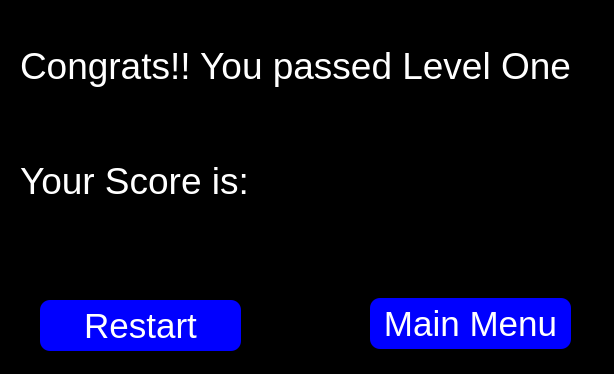
<?xml version="1.0" encoding="UTF-8"?>
<ui version="4.0">
 <class>Dialog</class>
 <widget class="QDialog" name="Dialog">
  <property name="geometry">
   <rect>
    <x>0</x>
    <y>0</y>
    <width>614</width>
    <height>374</height>
   </rect>
  </property>
  <property name="windowTitle">
   <string>Dialog</string>
  </property>
  <widget class="QLabel" name="label">
   <property name="geometry">
    <rect>
     <x>180</x>
     <y>90</y>
     <width>47</width>
     <height>13</height>
    </rect>
   </property>
   <property name="text">
    <string>Wrong</string>
   </property>
  </widget>
  <widget class="QPushButton" name="restart">
   <property name="geometry">
    <rect>
     <x>40</x>
     <y>300</y>
     <width>201</width>
     <height>51</height>
    </rect>
   </property>
   <property name="font">
    <font>
     <pointsize>26</pointsize>
    </font>
   </property>
   <property name="styleSheet">
    <string notr="true">.QPushButton {
background-color: blue;
border-radius: 10px;
color: white
}

.QPushButton:hover {
background-color: white;
border-radius: 10px;
color: black
}</string>
   </property>
   <property name="text">
    <string>Restart</string>
   </property>
  </widget>
  <widget class="QLabel" name="label_2">
   <property name="geometry">
    <rect>
     <x>0</x>
     <y>-10</y>
     <width>631</width>
     <height>391</height>
    </rect>
   </property>
   <property name="styleSheet">
    <string notr="true">.QLabel {
background-color: black
}</string>
   </property>
   <property name="text">
    <string/>
   </property>
  </widget>
  <widget class="QLabel" name="label_3">
   <property name="geometry">
    <rect>
     <x>20</x>
     <y>10</y>
     <width>591</width>
     <height>111</height>
    </rect>
   </property>
   <property name="font">
    <font>
     <pointsize>28</pointsize>
    </font>
   </property>
   <property name="styleSheet">
    <string notr="true">.QLabel {
color: white;
}</string>
   </property>
   <property name="text">
    <string>Congrats!! You passed Level One</string>
   </property>
  </widget>
  <widget class="QLabel" name="label_4">
   <property name="geometry">
    <rect>
     <x>20</x>
     <y>140</y>
     <width>241</width>
     <height>81</height>
    </rect>
   </property>
   <property name="font">
    <font>
     <pointsize>28</pointsize>
    </font>
   </property>
   <property name="styleSheet">
    <string notr="true">.QLabel {
color: white;
}</string>
   </property>
   <property name="text">
    <string>Your Score is:</string>
   </property>
  </widget>
  <widget class="QLabel" name="sco">
   <property name="geometry">
    <rect>
     <x>260</x>
     <y>150</y>
     <width>111</width>
     <height>71</height>
    </rect>
   </property>
   <property name="font">
    <font>
     <pointsize>36</pointsize>
    </font>
   </property>
   <property name="text">
    <string/>
   </property>
  </widget>
  <widget class="QPushButton" name="main_menu">
   <property name="geometry">
    <rect>
     <x>370</x>
     <y>298</y>
     <width>201</width>
     <height>51</height>
    </rect>
   </property>
   <property name="font">
    <font>
     <pointsize>26</pointsize>
    </font>
   </property>
   <property name="styleSheet">
    <string notr="true">.QPushButton {
background-color: blue;
border-radius: 10px;
color: white
}

.QPushButton:hover {
background-color: white;
border-radius: 10px;
color: black
}</string>
   </property>
   <property name="text">
    <string>Main Menu</string>
   </property>
  </widget>
  <zorder>label_2</zorder>
  <zorder>label</zorder>
  <zorder>restart</zorder>
  <zorder>label_3</zorder>
  <zorder>label_4</zorder>
  <zorder>sco</zorder>
  <zorder>main_menu</zorder>
 </widget>
 <resources/>
 <connections/>
</ui>
